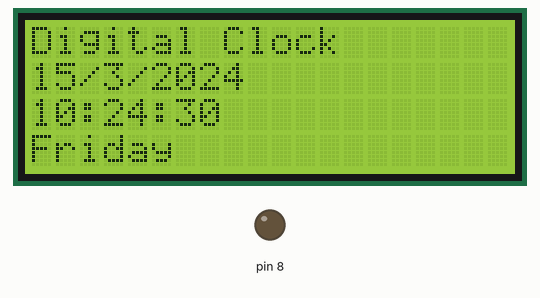
Bench run of a sketch on a simulated Arduino Uno, built with avr-gcc and run on an emulated ATmega328P. On the bench: 20×4 character LCD, output pins drawn as LEDs (lit = HIGH). The local clock reads 2024-03-15 10:24:30 at power-on unless the sketch sets it.

Above: at 0.1 s.
At 4.1 s:
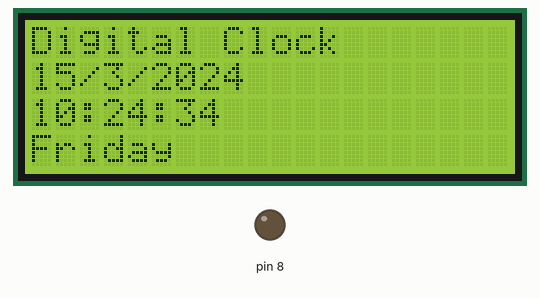
At 11.1 s:
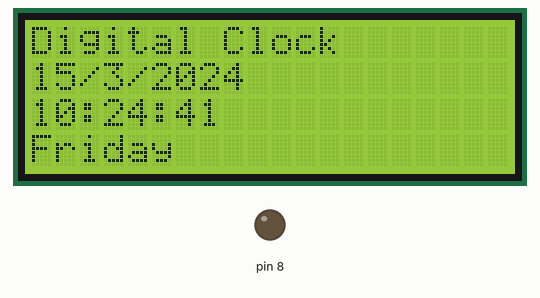
At 19.1 s:
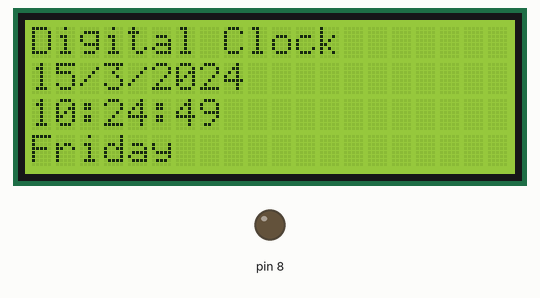
At 29.1 s:
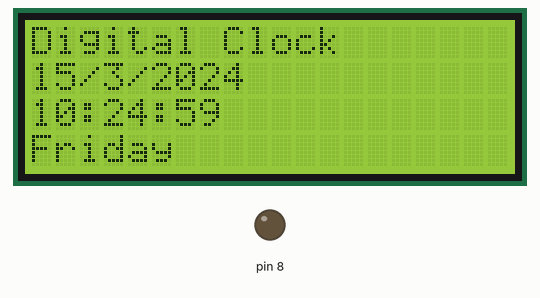
At 39.1 s:
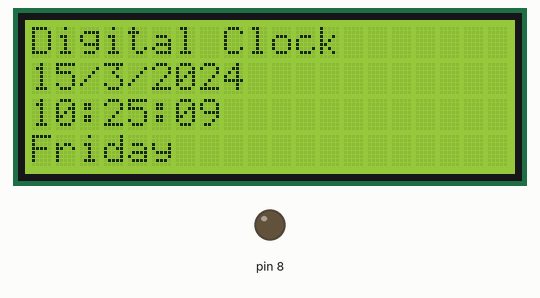

The sketch:

time_test2.ino
```cpp
#include <Wire.h>
#include "RTClib.h"
#include <LiquidCrystal.h>
LiquidCrystal lcd(12, 11, 5, 4, 3, 2);
RTC_DS1307 RTC;

void setup () {
    Serial.begin(9600);
    Wire.begin();
    RTC.begin();
     lcd.begin(20, 4);

   pinMode(8,OUTPUT);

  if (! RTC.isrunning()) {
   Serial.println("RTC is NOT running!");
    // following line sets the RTC to the date & time this sketch was compiled
   RTC.adjust(DateTime(__DATE__, __TIME__));
  }
}

void loop () {
    DateTime now = RTC.now();
    lcd.setCursor(0, 0);
    lcd.print("Digital Clock");
    lcd.setCursor(0, 1);
    lcd.print(now.day(), DEC);
    lcd.print('/');
    lcd.print(now.month(), DEC);
    lcd.print('/');
    lcd.print(now.year(), DEC);
    lcd.print(' ');
    lcd.setCursor(0, 2);
     if (now.hour()<10)
    lcd.print('0');
    lcd.print(now.hour(), DEC);
    lcd.print(':');
     if (now.minute()<10)
    lcd.print('0');
    lcd.print(now.minute(), DEC);
    lcd.print(':');
    if (now.second()<10)
    lcd.print('0');
    lcd.print(now.second(), DEC);
    lcd.setCursor(0, 3);
   int dayofweek = now.dayOfWeek();
   switch(dayofweek){
     case 1:
     lcd.print("Monday");
     break;
     case 2:
     lcd.print("Tuesday");
     break;
     case 3:
     lcd.print("Wednesday");
     break;
     case 4:
     lcd.print("Thursday");
     break;
     case 5:
     lcd.print("Friday");
     break;
     case 6:
     lcd.print("Saturday");
     break;
     case 0:
     lcd.print("Sunday");
     break;
    delay(1000);
}

}
```

Measured:
- what the display in image 1 shows lasts 1.0 s, from 4.0 s to 5.0 s
